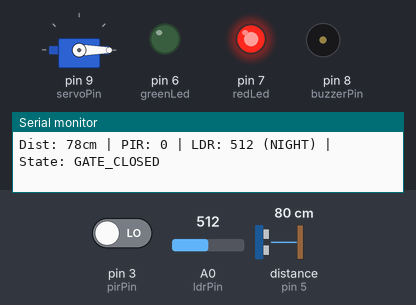
The sketch below on a simulated Arduino Uno, built with avr-gcc and run on an emulated ATmega328P. Parts: servo, output pins drawn as LEDs (lit = HIGH), buzzer (waves = sounding), the last lines printed to the serial monitor. Wiring (inferred from the names in the program): ultrasonic range finder: trigger pin 4; echo pin 5. The test bench sets the inputs (shaded band); at power-on: distance to the obstacle (sensor on pin 5) 80 cm, A0 (ldrPin) = 512, pin 3 (pirPin) LOW. The echo pulse lasts 58.3 µs per cm; pins used as bus, display or sensor lines are not drawn.

Above: at 1.2 s.
1.3 s: distance to the obstacle (sensor on pin 5) set to 23 cm
2.8 s: distance to the obstacle (sensor on pin 5) set to 18 cm
At 3.1 s:
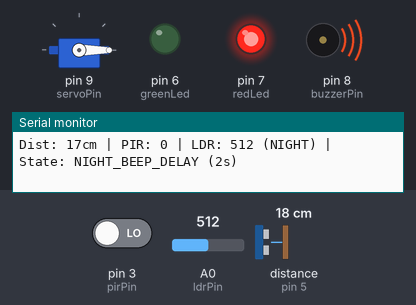
At 5.6 s:
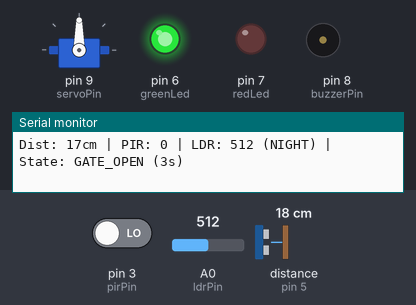
5.8 s: A0 (ldrPin) set to 734
8.8 s: A0 (ldrPin) set to 766
11.0 s: distance to the obstacle (sensor on pin 5) set to 35 cm
At 11.8 s:
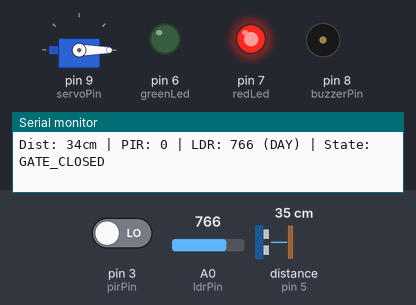
Timing chart, 0 to 13.5 s (numbered marks = the images above; inputs shaded):
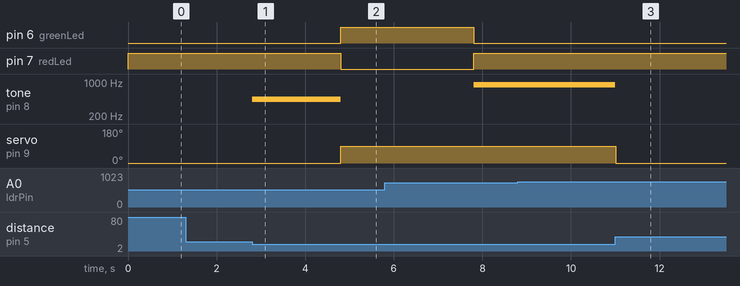

Measured:
- the behaviour switches between 22 and 21 cm on distance to the obstacle (sensor on pin 5) (found by bisection; images 0 and 1)
- after the input at 2.8 s, pin 6 (greenLed): LOW → HIGH after 2.0 s; pin 7 (redLed): HIGH → LOW after 2.0 s; tone on pin 8 (buzzerPin): silent → 440 Hz at once, → silent 2.0 s later; servo on pin 9 (servoPin): 0° → 90° after 2.0 s
- after the input at 11.0 s, tone on pin 8 (buzzerPin): 880 Hz → silent at once; servo on pin 9 (servoPin): 90° → 0° at once

The sketch:

sketch.ino
```cpp
#include <Servo.h>

// Pin Definitions
const int trigPin = 4;
const int echoPin = 5;
const int pirPin = 3;
const int ldrPin = A0;
const int buzzerPin = 8;
const int greenLed = 6;
const int redLed = 7;
const int servoPin = 9;

Servo gateServo;

// Non-blocking Timers & Tracking Variables
unsigned long vehicleArrivalTime = 0;
unsigned long gateTimer = 0;
bool vehiclePresent = false;

// System States
enum GateState
{
    CLOSED,
    NIGHT_DELAY,
    OPEN,
    OVERSTAY_ALARM
};
GateState currentGateState = CLOSED;

void setup()
{
    pinMode(trigPin, OUTPUT);
    pinMode(echoPin, INPUT);
    pinMode(pirPin, INPUT);
    pinMode(buzzerPin, OUTPUT);
    pinMode(greenLed, OUTPUT);
    pinMode(redLed, OUTPUT);

    // Detaching/Writing before attach completely stops the Tinkercad servo jump glitch
    gateServo.write(0);
    gateServo.attach(servoPin);

    // Initialize Default LED Status (Closed = Red)
    digitalWrite(redLed, HIGH);
    digitalWrite(greenLed, LOW);

    Serial.begin(9600);
    Serial.println("=====================================");
    Serial.println("  Smart Parking Gate System Online   ");
    Serial.println("=====================================");
}

void loop()
{
    unsigned long currentMillis = millis();

    // 1. Fetch Real-time Sensor Data
    int distance = readDistance();
    int motion = digitalRead(pirPin);
    int ldrValue = analogRead(ldrPin);

    // Day/Night Threshold Evaluation
    // UPDATED FIX: Adjusted threshold from 300 to 750
    // (Bright yields 1021 -> DAY | Dark yields 563 -> NIGHT)
    bool isDay = (ldrValue > 750);

    // 2. Continuous Proximity Tracking
    if (distance > 0 && distance <= 20)
    {
        if (!vehiclePresent)
        {
            vehicleArrivalTime = currentMillis; // Mark exact entry timestamp
            vehiclePresent = true;
        }
    }
    else
    {
        vehiclePresent = false;
        vehicleArrivalTime = 0; // Clear timer when car completely backs away
    }

    // 3. Serial Monitor System Logs (Runs every 500ms for tracking)
    static unsigned long lastLog = 0;
    if (currentMillis - lastLog > 500)
    {
        Serial.print("Dist: ");
        Serial.print(distance);
        Serial.print("cm");
        Serial.print(" | PIR: ");
        Serial.print(motion);
        Serial.print(" | LDR: ");
        Serial.print(ldrValue);
        Serial.print(isDay ? " (DAY)" : " (NIGHT)");
        Serial.print(" | State: ");
        switch (currentGateState)
        {
        case CLOSED:
            Serial.println("GATE_CLOSED");
            break;
        case NIGHT_DELAY:
            Serial.println("NIGHT_BEEP_DELAY (2s)");
            break;
        case OPEN:
            Serial.println("GATE_OPEN (3s)");
            break;
        case OVERSTAY_ALARM:
            Serial.println("OVERSTAY_ALARM");
            break;
        }
        lastLog = currentMillis;
    }

    // 4. Central Logic State Machine (Handles Constraints without collisions)
    switch (currentGateState)
    {

    case CLOSED:
        gateServo.write(0);          // Gate Closed
        digitalWrite(redLed, HIGH);  // Red LED -> ON
        digitalWrite(greenLed, LOW); // Green LED -> OFF
        noTone(buzzerPin);           // Mute Buzzer

        if (vehiclePresent)
        {
            // Condition: Vehicle blocks gate without triggering entry for > 5 seconds
            if (currentMillis - vehicleArrivalTime > 5000)
            {
                currentGateState = OVERSTAY_ALARM;
            }
            // Daytime Rule: Vehicle present (<20cm) AND motion detected
            else if (isDay && motion == HIGH)
            {
                gateTimer = currentMillis;
                currentGateState = OPEN;
            }
            // Nighttime Rule: Vehicle present (<20cm) -> Trigger 2-second alert delay
            else if (!isDay)
            {
                gateTimer = currentMillis;
                currentGateState = NIGHT_DELAY;
            }
        }
        break;

    case NIGHT_DELAY:
        // Condition: Sound warning tone for exactly 2 seconds BEFORE gate opens
        if (currentMillis - gateTimer < 2000)
        {
            tone(buzzerPin, 440); // 440Hz alert tone
        }
        else
        {
            noTone(buzzerPin);
            gateTimer = currentMillis; // Reset timer for the 3-second opening window
            currentGateState = OPEN;   // Proceed to open gate
        }

        // Safety exit if vehicle backs away during the countdown
        if (!vehiclePresent)
        {
            currentGateState = CLOSED;
        }
        break;

    case OPEN:
        gateServo.write(90);          // Gate Open
        digitalWrite(redLed, LOW);    // Red LED -> OFF
        digitalWrite(greenLed, HIGH); // Green LED -> ON
        noTone(buzzerPin);            // Ensure beep is off

        // Condition: Keep open for exactly 3 seconds, then close automatically
        if (currentMillis - gateTimer >= 3000)
        {
            // Once 3 seconds pass, check if vehicle has exceeded its total 5 seconds stay limit
            if (vehiclePresent && (currentMillis - vehicleArrivalTime > 5000))
            {
                currentGateState = OVERSTAY_ALARM;
            }
            else
            {
                currentGateState = CLOSED;
            }
        }
        break;

    case OVERSTAY_ALARM:
        tone(buzzerPin, 880); // Condition: Sound continuously until vehicle moves away
        gateServo.write(90);  // Keep gate open for safety while vehicle blocks path
        digitalWrite(greenLed, LOW);
        digitalWrite(redLed, HIGH); // Alert status indicators

        // Release system instantly once vehicle moves past 20cm away
        if (!vehiclePresent)
        {
            noTone(buzzerPin);
            currentGateState = CLOSED;
        }
        break;
    }
}

// Cleaned 4-pin Ultrasonic Driver Function
int readDistance()
{
    digitalWrite(trigPin, LOW);
    delayMicroseconds(2);
    digitalWrite(trigPin, HIGH);
    delayMicroseconds(10);
    digitalWrite(trigPin, LOW);

    long duration = pulseIn(echoPin, HIGH, 25000);
    if (duration == 0)
        return 999;

    return duration * 0.034 / 2;
}
```
